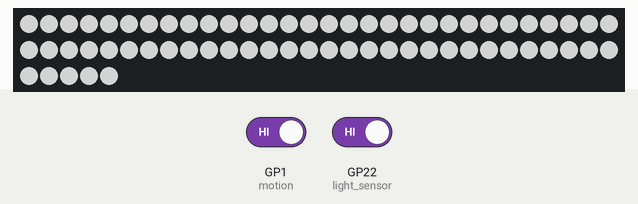
Bench run of a program on a simulated Raspberry Pi Pico running MicroPython. Shown: 65 RGB LEDs in strip order, left to right, continuing on the next row. Inputs (shaded band) come from the test bench; at power-on: GP1 (motion) LOW, GP22 (light_sensor) LOW. Dim RGB values are drawn brighter than linear; library files of the repository ran but are not shown: 1 file(s); what the program prints to the serial console is not drawn.

1.3 s: GP1 (motion) driven HIGH
2.8 s: GP22 (light_sensor) driven HIGH
Above: at 4.1 s.
Timing chart, 0 to 5.8 s (numbered marks = the images above; inputs shaded):
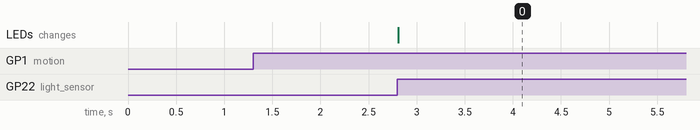

Measured:
- after the input at 1.3 s, every drawn part: stays the same
- after the input at 2.8 s, the LEDs: change at once (image 0)

The program:

main.py
```python
"""
This is an example of how to light a strip of ws2812b pixels with the Raspberry Pi Pico using
a motion detector and a light sensor.
"""
import time

from machine import Pin
from neopixel import NeoPixel

# How many pixels do we have?
PIXEL_COUNT = 65

# How long should we keep the light on?
LIGHT_MINUTES = 3

# Which pin controls the light strip?
PIXEL_PIN = Pin(0)

# Which pin controls the motion detector?
MOTION_DETECTION_PIN = 1

# Which pin is connected to the light sensor?
LIGHT_SENSOR_PIN = 22

# Define the color we want to use for the light strip
WHITE = (127, 127, 127)

# Define how we want to turn off the light strip
OFF = (0, 0, 0)

# How long should we stay on after detecting motion?
SHINE_TIME = 60 * LIGHT_MINUTES


def set_color(strip, color):
    """
    Set the color of the pixel strip
    Args:
        strip (): The pixel strip name
        color (): The color to set

    Returns:
        Nothing
    """
    strip.fill(color)
    strip.write()


pixels = NeoPixel(PIXEL_PIN, PIXEL_COUNT)
motion = Pin(MOTION_DETECTION_PIN, Pin.IN, Pin.PULL_DOWN)
light_sensor = Pin(LIGHT_SENSOR_PIN, Pin.IN, Pin.PULL_DOWN)

set_color(pixels, OFF)

while True:
    is_movement = bool(motion.value())
    is_dark = bool(light_sensor.value())

    print(f"MAIN: movement: {is_movement} darkness: {is_dark}")

    if is_movement and is_dark:
        print("MAIN: Turning ON strip")
        set_color(pixels, WHITE)
        time.sleep(SHINE_TIME)
        print("MAIN: Turning OFF strip")
        set_color(pixels, OFF)

    time.sleep(0.01)  # Adjust the sleep duration as needed for responsiveness
```
